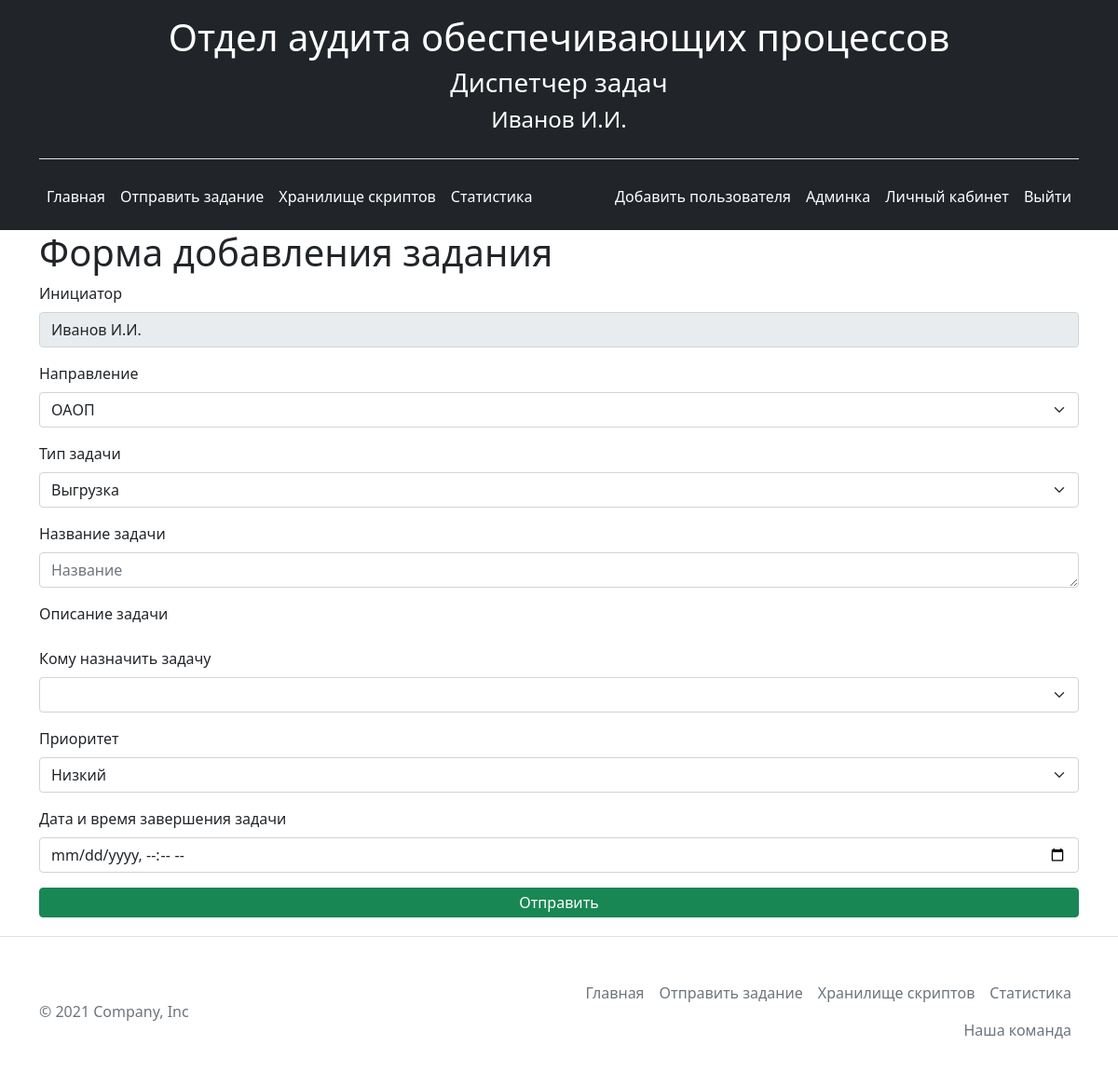
Page /taskadd (signed in) on the earlier database version.
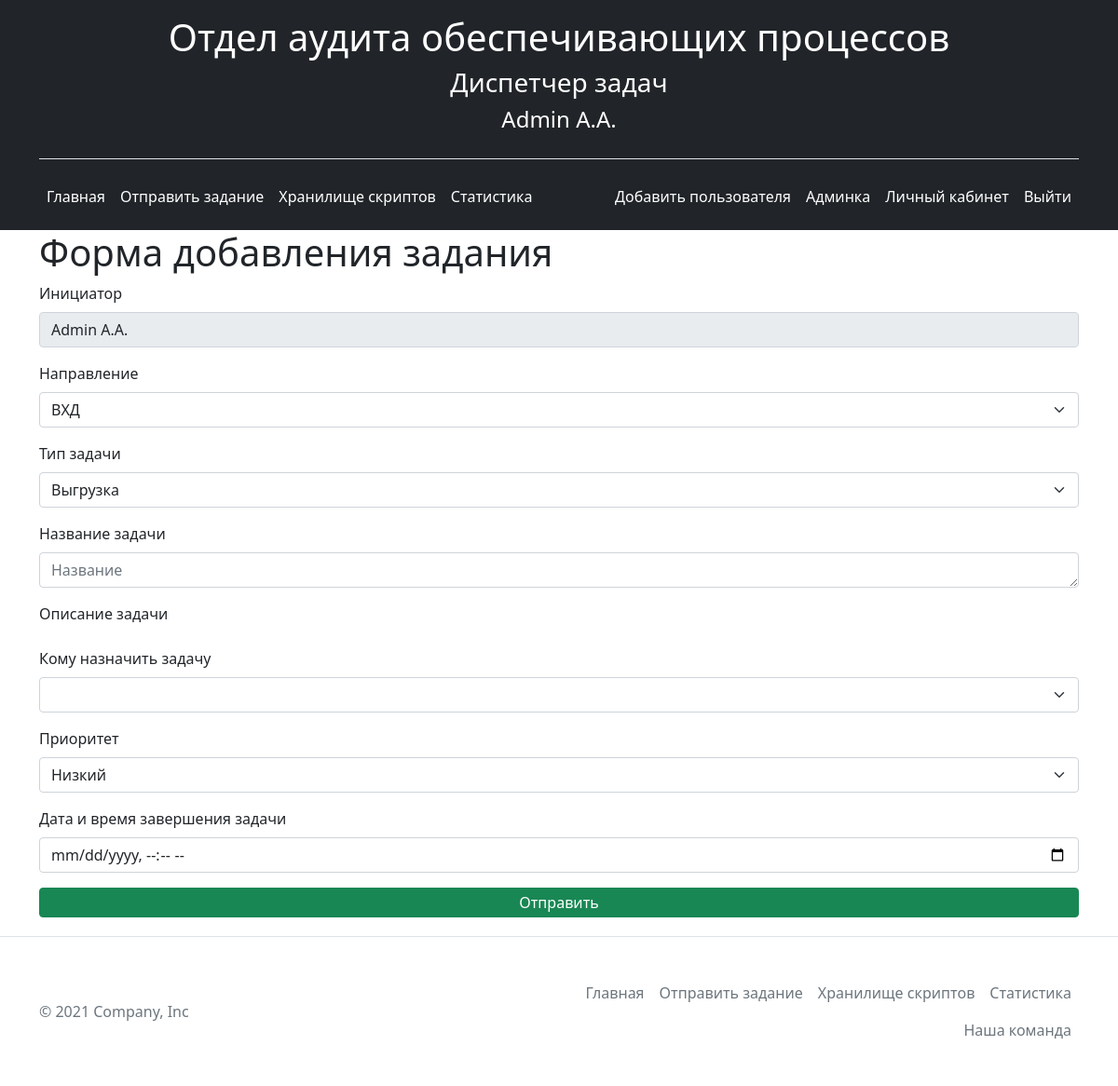
Same page on the later database version.
### app.py (models this page shows, shortened)
class User(db.Model, UserMixin):
    __tablename__ = 'user'
    id = db.Column(db.Integer, primary_key=True)
    login = db.Column(db.String(20), unique=True, nullable=False)
    fio = db.Column(db.String(20), nullable=False)
    password = db.Column(db.String(1255), nullable=False)
    role_id = db.Column(db.Integer, db.ForeignKey('role.id'), nullable=False, default='1')
    role = db.relationship('Role', foreign_keys=[role_id])

### app.py (the view)
@app.route('/taskadd', methods=['POST', 'GET'])
@login_required
def taskadd():
    if request.method == "POST":
        user = current_user.id
        direction = request.form['direction']
        type = request.form['type']
        title = request.form['title']
        description = request.form['description']
        to_user = request.form['to_user']
        urgency = request.form['urgency']
        try:
            date_finish = datetime.strptime(request.form['date_finish'], '%Y-%m-%dT%H:%M')
        except:
            datetimeutc = datetime.utcnow()
            datetimenow = datetimeutc + timedelta(hours=3)
            strdatetime = datetimenow.strftime('%Y-%m-%d %H:%M')
            date_finish = datetime.strptime(strdatetime, '%Y-%m-%d %H:%M')
        task = Task(user_id=user, direction_id=direction, type_id=type, title=title, description=description,
                    to_user_id=to_user,
                    urgency_id=urgency, date_finish=date_finish)
        db.session.add(task)
        db.session.commit()
        task_id = Task.query.order_by(Task.id.desc()).first().id
        if to_user != "0":
            log_descr = "<dt>" + current_user.fio + "</dt>" + "<dd> Cоздал задачу и назначил на: " + User.query.get(
                to_user).fio + "</dd>"
        else:
            log_descr = "<dt>" + current_user.fio + "</dt>" + "<dd> Cоздал задачу"
        log_descr += " (" + str(task.date_finish) + ")"
        log = Log(task_id=task_id, user_id=user, description=log_descr)
        db.session.add(log)
        db.session.commit()
        return redirect('/')
    else:
        name = current_user.fio
        directions = Direction.query.order_by(Direction.id).all()
        types = Type.query.order_by(Type.id).all()
        users = User.query.order_by(User.id).filter(User.id != '1')
        urgency = Urgency.query.order_by(Urgency.id).all()
        return render_template("task_add.html", name=name, directions=directions, types=types, users=users,
                               urgency=urgency)

### app.py (called while the page is built)
@login_manager.user_loader
def load_user(user_id):
    return User.query.get(user_id)

### templates/task_add.html (shortened to what this page needs)
{% extends 'base.html' %}
{% block body %}
<div class="container">
    <h1>Форма добавления задания</h1>
    <div>
        <form class="task-form" action="/taskadd" method="post">
            <div class="mb-3">
                <label class="form-label">Инициатор</label>
                <input  class="form-control" type="text" id="user" name="user" placeholder="Пользователь" disabled value="{{ name }}">
            </div>
            <div class="mb-3">
                <label class="form-label">Направление</label>
                <select class="form-select" aria-label="Default select example" id="direction" name="direction">
                    {% for el in directions %}
                    <option value="{{ el.id }}">{{ el.name }} </option>
                    {% endfor %}
                </select>
            </div>
            <div class="mb-3">
                <label class="form-label">Тип задачи</label>
                <select class="form-select" aria-label="Default select example" id="type" name="type">
                    {% for el in types %}
                    <option value="{{ el.id }}">{{ el.name }}</option>
                    {% endfor %}
                </select>
            </div>
            <div class="mb-3">
                <label class="form-label">Название задачи</label>
                <textarea class="form-control" name="title" id="title" cols="30" rows="1" placeholder="Название"></textarea>
            </div>
            <div class="mb-3">
                <label class="form-label">Описание задачи</label>
            </div>
            <div class="mb-3">
                <label class="form-label">Кому назначить задачу</label>
                <select class="form-select" aria-label="Default select example" id="to_user" name="to_user">
                    <option value="0"></option>
                    {% for el in users %}
                    <option value="{{ el.id }}">{{ el.fio }}</option>
                    {% endfor %}
                </select>
            </div>
            <div class="mb-3">
                <label class="form-label">Приоритет</label>
                <select class="form-select " aria-label=" select example" id="urgency" name="urgency" required>
                    {% for el in urgency %}
                    <option value="{{ el.id }}"
                    {% if el.id==1 %}
                    style="background-color:MediumSeaGreen;"
                    {% elif el.id==2 %}
                    style="background-color:Orange;"
                    {% elif el.id==3 %}
                    style="background-color:Tomato;"
                    {% endif%}
                    >{{ el.name }}</option>
                    {% endfor %}
                </select>
            </div>
            <div class="mb-3">
                <label class="form-label">Дата и время завершения задачи</label>
                <input class="form-control" type="datetime-local" id="date_finish" name="date_finish">
            </div>
            <input type="submit" class="btn btn-success" value="Отправить">
        </form>
    </div>
</div>
{% endblock %}

### templates/base.html (shortened to what this page needs)
<!doctype html>
<html lang="en">
<head>
    <link rel="stylesheet" href="{{ url_for('static', filename='css/bootstrap.min.css') }}">
    <link rel="stylesheet" href="{{ url_for('static', filename='css/main.css') }}">
	<link rel="stylesheet" type="text/css" href="{{ url_for('static', filename='DataTables/datatables.min.css') }}"/>
</head>
<body>
    <header class="p-3 bg-dark text-white">
        <div class="container">
            <div class="header-logo border-bottom">
                <h1>Отдел аудита обеспечивающих процессов</h1>
                <h3>Диспетчер задач</h3>
                <h4>{{ current_user.fio }}</h4>
            </div>
          <div class="d-flex flex-wrap align-items-center justify-content-center justify-content-lg-start">
            <ul class="nav col-12 col-lg-auto me-lg-auto mb-2 justify-content-center mb-md-0">
              <li><a href="/" class="nav-link px-2 text-white">Главная</font></a></li>
              <li><a href="/taskadd" class="nav-link px-2 text-white"><font style="vertical-align: inherit;">Отправить задание</font></a></li>
              <li><a href="/storagescripts" class="nav-link px-2 text-white"><font style="vertical-align: inherit;">Хранилище скриптов</font></a></li>
              <li><a href="/statistics" class="nav-link px-2 text-white"><font style="vertical-align: inherit;">Статистика</font></a></li>
            </ul>
            <div class="d-flex text-end">
                {% if current_user.role.name == 'Admin' %}
                    <a href="/register" class="nav-link px-2 text-white"><font style="vertical-align: inherit;">Добавить пользователя</font></a>
                {% endif %}
                {% if current_user.login %}
                    <a href="/admin_panel" class="nav-link px-2 text-white"><font style="vertical-align: inherit;">Админка</font></a>
                    <a href="/user/{{ current_user.login }}/{{ current_user.id}}" class="nav-link px-2 text-white"><font style="vertical-align: inherit;">Личный кабинет</font></a>
                    <a href="/logout" class="nav-link px-2 text-white"><font style="vertical-align: inherit;">Выйти</font></a>
                {% else %}
                    <a href="/login" class="nav-link px-2 text-white"><font style="vertical-align: inherit;">Авторизоваться</font></a>
                {% endif %}
            </div>
          </div>
        </div>
    </header>
    {% block body %}{% endblock %}
    <footer class="border-top">
        <div class="container d-flex flex-wrap justify-content-between align-items-center py-3 my-4 ">
        <p class="col-md-4 mb-0 text-muted">© 2021 Company, Inc</p>
        <ul class="nav col-md-6 justify-content-end">
            <li class="nav-item"><a href="/" class="nav-link px-2 text-muted">Главная</a></li>
            <li class="nav-item"><a href="/taskadd" class="nav-link px-2 text-muted">Отправить задание</a></li>
            <li class="nav-item"><a href="/storagescripts" class="nav-link px-2 text-muted">Хранилище скриптов</a></li>
            <li class="nav-item"><a href="/statistics" class="nav-link px-2 text-muted">Статистика</a></li>
            <li class="nav-item"><a href="/about" class="nav-link px-2 text-muted">Наша команда</a></li>
        </ul>
              </div>
  </footer>
</body>
</html>

Differences in the rows shown:
changed User: fio "Иванов И.И." → "Admin A.A."; user "Иванов И.И." → "Admin A.A."
Other differences:
form field direction: "ОАОП" → "ВХД"
